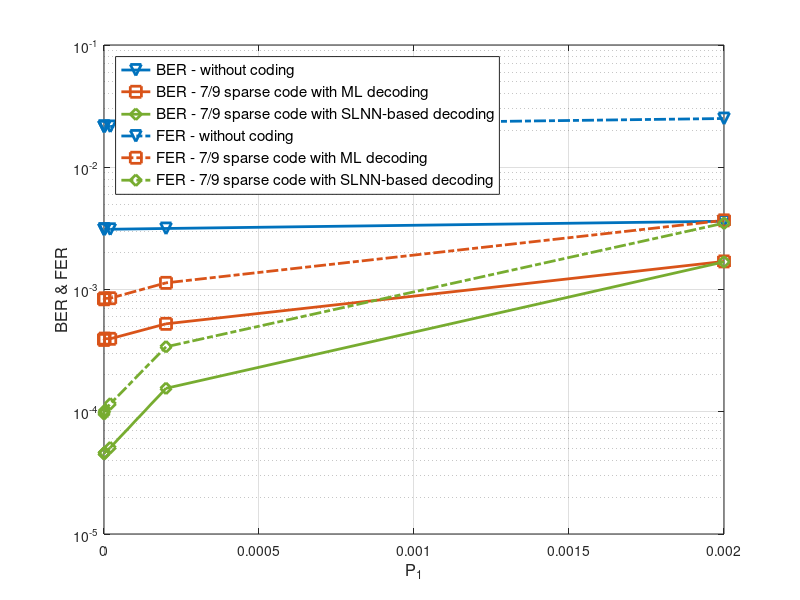

Reproduce this figure in MATLAB. (Note: this script raises an error after producing the figure.)
clear; clc;

% --- data BER---
x = [2.00e-08,2.00e-07,2.00e-06,2.00e-05,2.00e-04,2.00e-03];
y0 = [3.104981e-03, 3.105027e-03, 3.105488e-03, 3.110094e-03, 3.156156e-03, 3.616768e-03]; %% without code
y1 = [3.905000e-04, 3.872143e-04, 3.966429e-04, 3.952857e-04, 5.239286e-04, 1.696857e-03]; %% 7/9 sparse code
y3 = [4.578754578754579e-05, 4.528301886792453e-05, 4.63594470046083e-05, 5.083884087442806e-05, 0.0001554531490015361, 0.0016825396825396826];


% --- data FER---
y00 = [2.153345e-02, 2.153377e-02, 2.153693e-02, 2.156858e-02, 2.188500e-02, 2.504432e-02]; %% without code
y11 = [8.405000e-04, 8.315000e-04, 8.460000e-04, 8.485000e-04, 1.133500e-03, 3.678500e-03];
y33 = [9.615384615384615e-05, 9.937106918238994e-05, 0.00010193548387096774, 0.00011601423487544484, 0.00033978494623655914, 0.003488888888888889];

figure; hold on; grid on; box on;
semilogy(x, y0, 'v-','Color', [0 0.4470 0.7410], 'LineWidth', 2, 'MarkerSize', 8);
semilogy(x, y1, 's-','Color', [0.8500 0.3250 0.0980], 'LineWidth', 2, 'MarkerSize', 8);
% semilogy(x, y2, 'o--', 'LineWidth', 2, 'MarkerSize', 8);
semilogy(x, y3, 'd-', 'Color', [0.4660 0.6740 0.1880], 'LineWidth', 2, 'MarkerSize', 8);
% semilogy(x, y4, 'x--', 'LineWidth', 2, 'MarkerSize', 8);

semilogy(x, y00, 'v-.','Color', [0 0.4470 0.7410], 'LineWidth', 2, 'MarkerSize', 8);
semilogy(x, y11, 's-.', 'Color', [0.8500 0.3250 0.0980], 'LineWidth', 2, 'MarkerSize', 8);
semilogy(x, y33, 'd-.', 'Color', [0.4660 0.6740 0.1880], 'LineWidth', 2, 'MarkerSize', 8);


xlabel('P_1', 'FontSize', 12);
ylabel('BER & FER', 'FontSize', 12);
% legend({'without coding','7/9 sparse code','BCH (15,7,2)'}, 'Location', 'northwest', 'FontSize', 11);
% legend({'BCH (15,7,2)'}, 'Location', 'northwest', 'FontSize', 11);
legend({'BER - without coding','BER - 7/9 sparse code with ML decoding','BER - 7/9 sparse code with SLNN-based decoding', 'FER - without coding','FER - 7/9 sparse code with ML decoding','FER - 7/9 sparse code with SLNN-based decoding'}, 'Location', 'northwest', 'FontSize', 11);

grid on;
ax = gca;
ax.XScale = 'log';
ax.YScale = 'log';
ax.YTick = [3e-3 1e-2 3e-2];
ylim([1e-5 1e-0]);
ax.TickLabelInterpreter = 'latex';
yticks([1e-5 1e-4 1e-3 1e-2 1e-1 1e-0]);
yticklabels({'$10^{-5}$','$10^{-4}$','$10^{-3}$','$10^{-2}$','$10^{-1}$','$10^{0}$'});


ax.XTick = [2.00e-08,2.00e-07,2.00e-06,2.00e-05,2.00e-04,2.00e-03];
xlim([2.00e-08 2.00e-03]); 
ax.XTickLabel = {'$2\times10^{-8}$', '$2\times10^{-7}$','$2\times10^{-6}$','$2\times10^{-5}$','$2\times10^{-4}$','$2\times10^{-3}$'};
